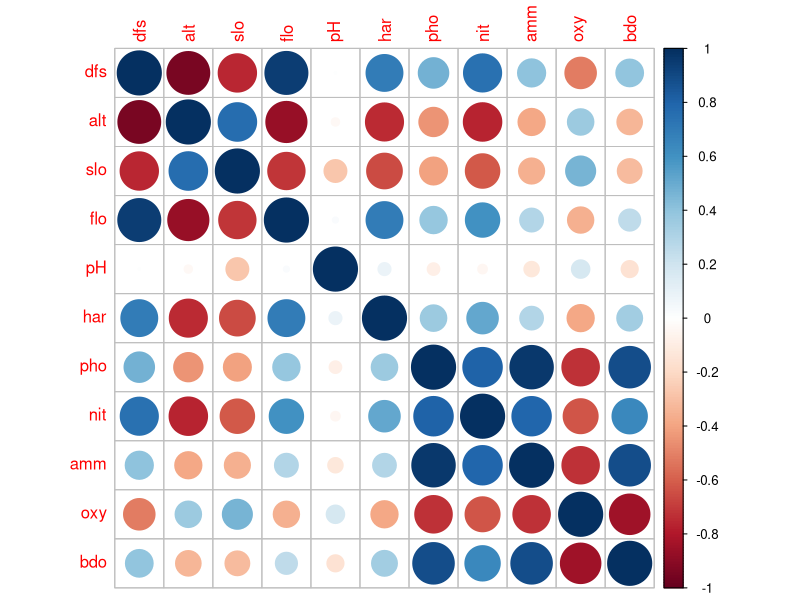
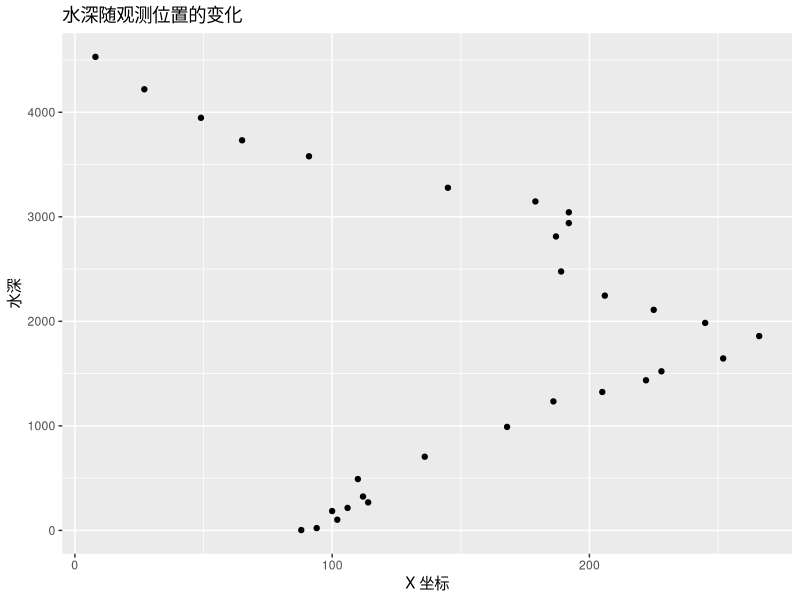
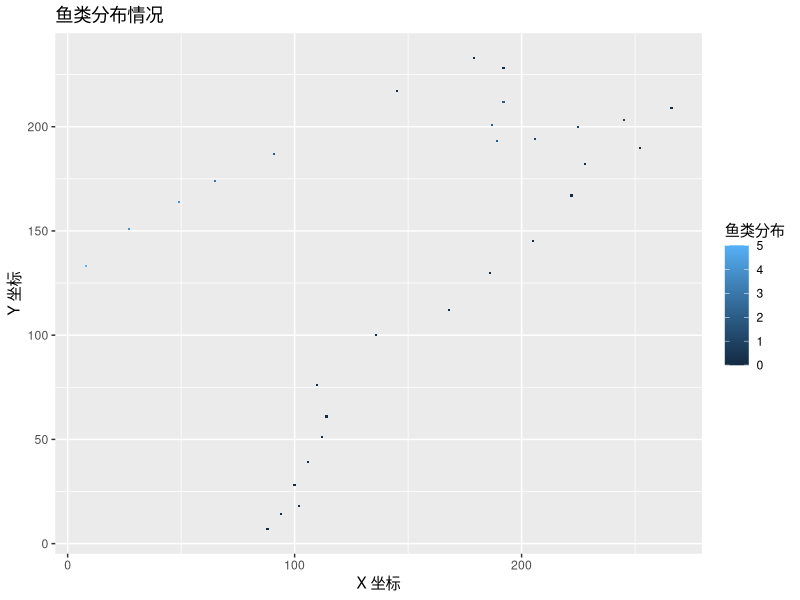
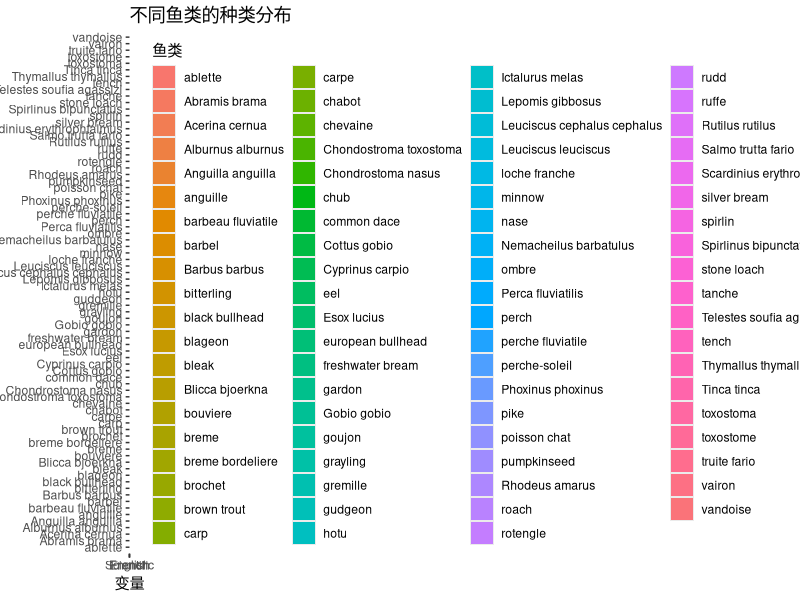
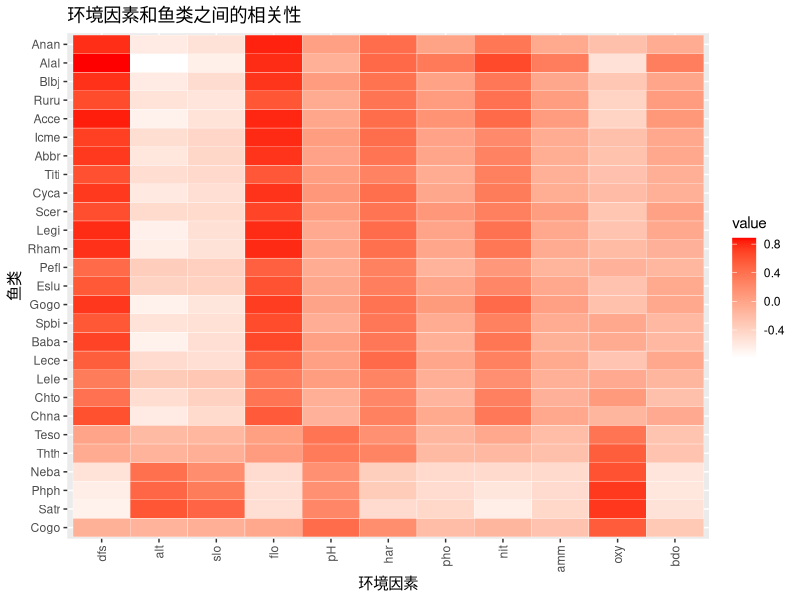
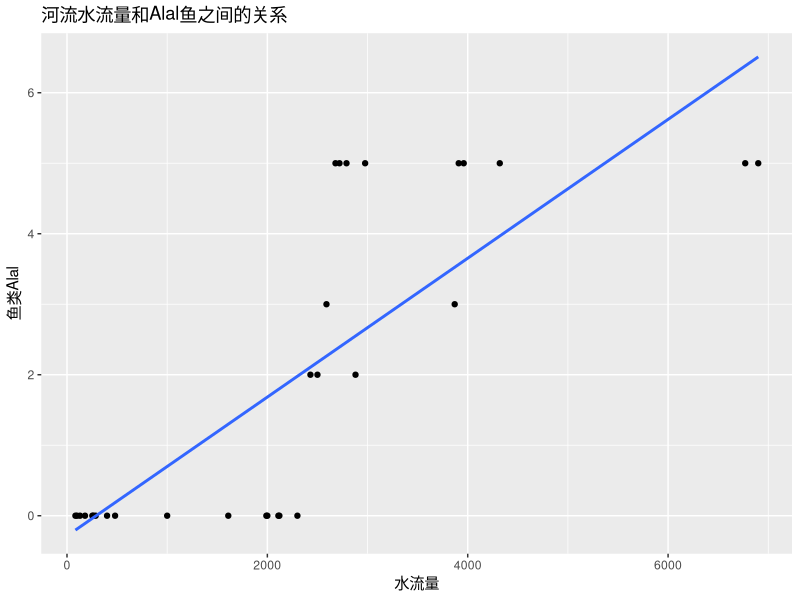

Here is the R script that generated these plots, in order:
#
#Author: liangmengqi
#Copyright   Copyright 2024-liangmengqi
#Email:mqliang2023@mail.ustc.edu.cn
#
#Date:2024-04-16
#
#Script Name:Homework-06-liangmengqi
#
#Script Description:1. write a short code to remove the sites with missing data of the Doubs dataset, 
#and detect whether environmental factors are collinearity.
# 2. Analysis on the relationships between fishes and environment factors and visualize such relationships.
#
#
#SETUP ----------------------------------------------

# 前期准备
# 安装必要的包
install.packages("corrplot")

#加载必要的包
library(ade4)
library(caret)
library(corrplot)
library(ggplot2)

#加载Doubs数据集并查看相关信息
data(doubs)
str(doubs)
head(doubs)
class(doubs)
# 摘要统计
# 使用summary() 函数获取摘要统计信息
summary(doubs) 

# 检查是否存在缺失值
if (anyNA(doubs)) {
  # 如果存在缺失值
  #  删除包含缺失值的行
  Doubs_clean <- na.omit(doubs)
  
  # 输出信息
  cat("包含缺失值的行已被删除。\n")
} else {
  # 如果不存在缺失值，直接使用原始数据集
  Doubs_clean <- doubs
  cat("数据集中没有缺失值。\n")
}
# 检查数据集的结构
str(Doubs_clean)


# 检查环境因素之间的共线性
correlation_matrix <- cor(Doubs_clean$env) 

# 输出相关性矩阵
print(correlation_matrix)

#创建一个直观的相关性矩阵可视化图
corrplot(correlation_matrix, method = "circle")

# 查找相关性大于0.8的共线变量
highly_correlated <- findCorrelation(correlation_matrix, cutoff = 0.8)
if (length(highly_correlated) > 0) {
  print("检测到共线变量:")
  print(names(Doubs_clean$env)[highly_correlated])
} else {
  print("未检测到共线变量.")
}


# 绘制环境因素可视化
ggplot(Doubs_clean$env, aes(x = Doubs_clean$xy$x, y = dfs)) +
  geom_point() +
  labs(x = "X 坐标", y = "水深") +
  ggtitle("水深随观测位置的变化")


# 绘制鱼类分布可视化
library(reshape2)
# 获取 fish 数据框
fish_data <- Doubs_clean$fish
# 获取 xy 数据框
xy_data <- Doubs_clean$xy
# 合并 x 和 y 到 fish 数据框中
fish_data <- cbind(fish_data, xy_data)
# 使用 melt 函数将数据框转换为长格式
fish_melted <- melt(fish_data, id.vars = c("x", "y"))
ggplot(fish_melted, aes(x = x, y = y, fill = value)) +
  geom_tile() +
  labs(x = "X 坐标", y = "Y 坐标", fill = "鱼类分布") +
  ggtitle("鱼类分布情况")


#不同鱼类的种类分布
# 对数据进行融合处理
species_melted <- melt(Doubs_clean$species, id.vars = "code")
# 绘制堆叠条形图
p <- ggplot(species_melted, aes(x = variable, y = value, fill = value)) +
  geom_bar(position = "fill", stat = "identity") +
  labs(x = "变量", y = "比例", fill = "鱼类") +
  ggtitle("不同鱼类的种类分布")
# 直接显示图形
p


# 分析鱼类与环境因素之间的关系并可视化
#加载reshape2包
library(reshape2)

#查看 Doubs数据集中鱼类数据框的列名
colnames(Doubs_clean$fish)
#查看 Doubs数据集中环境因素数据框的列名
colnames(Doubs_clean$env)

#确定环境因素和鱼类之间的相关性
fish_env_correlation <- cor(Doubs_clean$fish, Doubs_clean$env)

#环境因素和鱼类之间的相关性关系可视化
ggplot(data = melt(fish_env_correlation), 
       aes(x = Var2, 
           y = Var1, 
           fill = value)) +
  geom_tile(color = "white") +
  scale_fill_gradient(low = "white", 
                      high = "red") +
  labs(x = "环境因素",  y = "鱼类", 
       title = "环境因素和鱼类之间的相关性") +
  theme(axis.text.x = element_text(angle = 90, 
                                   vjust = 0.5, hjust=1))


# 分析flo环境因素与鱼类Alal的关系
ggplot(data = Doubs_clean$env, 
       aes(x = flo, 
           y = Doubs_clean$fish$Alal)) +
  geom_point() +
  geom_smooth(method = "lm", 
              se = FALSE) +
  labs(x = "水流量", 
       y= "鱼类Alal", 
       title = "河流水流量和Alal鱼之间的关系")
